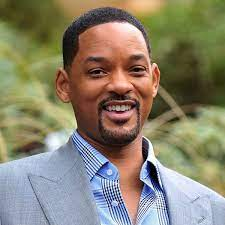
#> input picture cartoon_image/image.jfif, 225 x 225 px
$ jupyter execute Cartoonified_Image.ipynb
#> lines starting #> are read from the running program, lines starting #| are printed output that depends on the picture
[cell 1]
import cv2
import numpy as np
import matplotlib.pyplot as plt

[cell 2]
def read_file(filename):
#> called with filename = 'image.jfif'
    img = cv2.imread(filename)
#> img is the input picture: shape (225, 225, 3); mean B, G, R 109.8, 130.7, 137.4
    img = cv2.cvtColor(img,cv2.COLOR_BGR2RGB)
    plt.imshow(img)
    return img

[cell 3]
filename = 'image.jfif'
img=read_file(filename)

[cell 4]
def edge_mask(img,line_size,blur_value):
#> called with line_size = 5, blur_value = 5
    gray = cv2.cvtColor(img,cv2.COLOR_RGB2GRAY)
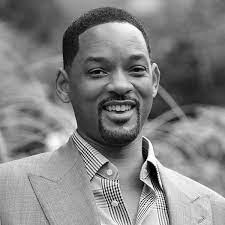
#> gray: shape (225, 225); min 0, max 255, mean 130.4
    gray_blur = cv2.medianBlur(gray,blur_value)
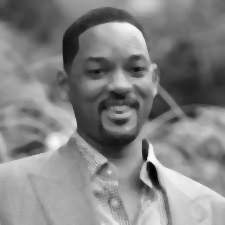
#> gray_blur: shape (225, 225); min 1, max 252, mean 130.9

    edges = cv2.adaptiveThreshold(gray_blur,255 , cv2.ADAPTIVE_THRESH_MEAN_C,cv2.THRESH_BINARY,line_size , blur_value)
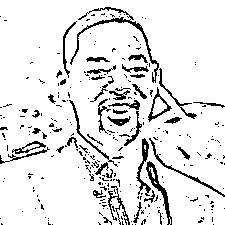
#> edges: shape (225, 225); 89.5% white; black in thin lines or dots
    return edges

[cell 5]
line_size , blur_value = 5,5
edges = edge_mask(img,line_size , blur_value)
plt.imshow(edges)

[cell 6]
def color_quantization(img , k):
#> called with k = 10
    data = np.float32(img).reshape((-1,3))

    criteria = (cv2.TERM_CRITERIA_EPS+ cv2.TERM_CRITERIA_MAX_ITER,20,0.001)

    ret ,label , center = cv2.kmeans(data,k,None,criteria,10,cv2.KMEANS_RANDOM_CENTERS)
#> ret = 37809522.8; center = [[223.2, 229.8, 241.7], [189, 129.8, 98.71], [95.24, 110.1, 146.2], [180.3, 196.6, 223], [149.3, 163.2, 188.6], [93.36, 73.49, 43.56], [123.3, 120.6, 68.55], [50.7, 40.97, 27.92], [154.1, 158, 108.4], [211.7, 178.9, 143.3]]
    center = np.uint8(center)
#> center = [[223, 229, 241], [189, 129, 98], [95, 110, 146], [180, 196, 223], [149, 163, 188], [93, 73, 43], [123, 120, 68], [50, 40, 27], [154, 158, 108], [211, 178, 143]]

    result = center[label.flatten()]
    result = result.reshape(img.shape)
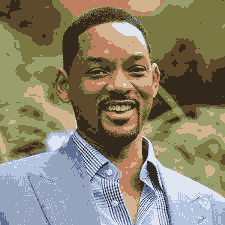
#> result: shape (225, 225, 3); mean R, G, B 137.1, 130.2, 109.3

    return result

[cell 7]
img = color_quantization(img,k=10)
plt.imshow(img)

[cell 8]
blurred = cv2.bilateralFilter(img,d = 1 ,sigmaColor=200,sigmaSpace = 200)
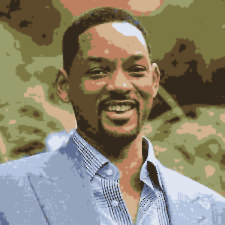
#> blurred: shape (225, 225, 3); mean R, G, B 137.2, 130.2, 109.4

plt.imshow(blurred)

[cell 9]
def cartoon():
    c = cv2.bitwise_and(blurred,blurred,mask=edges)
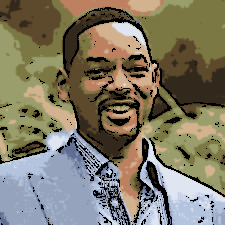
#> c: shape (225, 225, 3); mean R, G, B 126.1, 119.9, 100.7

    plt.imshow(c)

[cell 10]
cartoon()

[cell 11]
#original Image to Cartoonified Image
def cartoonified():
    org_img = read_file(image_name)
    edge = edge_mask(org_img,line_size=5 , blur_value=5)
    org_img = color_quantization(org_img,k=15)
#> call 2 of color_quantization, with k = 15
#> in color_quantization (call 2), `ret ,label , center = cv2.kmeans(data,k,None,criteria,10,cv2.KMEANS_RA..`: ret = 24755743.5; center = 15 rows, first 8: [231.5, 235.5, 243.7], [177, 180.2, 132.9], [90.74, 105.7, 143.5], [154.1, 94.64, 70.76], [194, 209.8, 233.6], [112.5, 61.38, 43.8], [196.6, 136.9, 106], [71.29, 64.39, 36.43]
#> in color_quantization (call 2), `center = np.uint8(center)`: center = 15 rows, first 8: [231, 235, 243], [176, 180, 132], [90, 105, 143], [154, 94, 70], [194, 209, 233], [112, 61, 43], [196, 136, 105], [71, 64, 36]
#> in color_quantization (call 2), `result = result.reshape(img.shape)`:
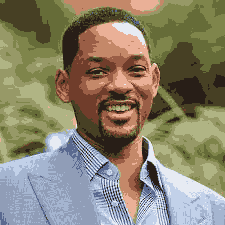
#> result: shape (225, 225, 3); mean R, G, B 137, 130.2, 109.2
    blurred_img = cv2.bilateralFilter(org_img,d = 7 ,sigmaColor=200,sigmaSpace = 200)
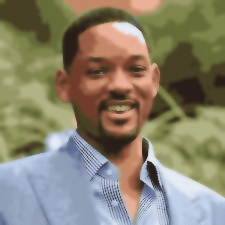
#> blurred_img: shape (225, 225, 3); mean R, G, B 137.1, 130.3, 109.4
    ci = cv2.bitwise_and(blurred_img,blurred_img,mask=edge)
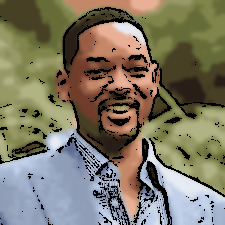
#> ci: shape (225, 225, 3); mean R, G, B 125.4, 119.6, 100.3

    plt.imshow(ci)

[cell 12]
image_name = 'image.jfif'
cartoonified()
